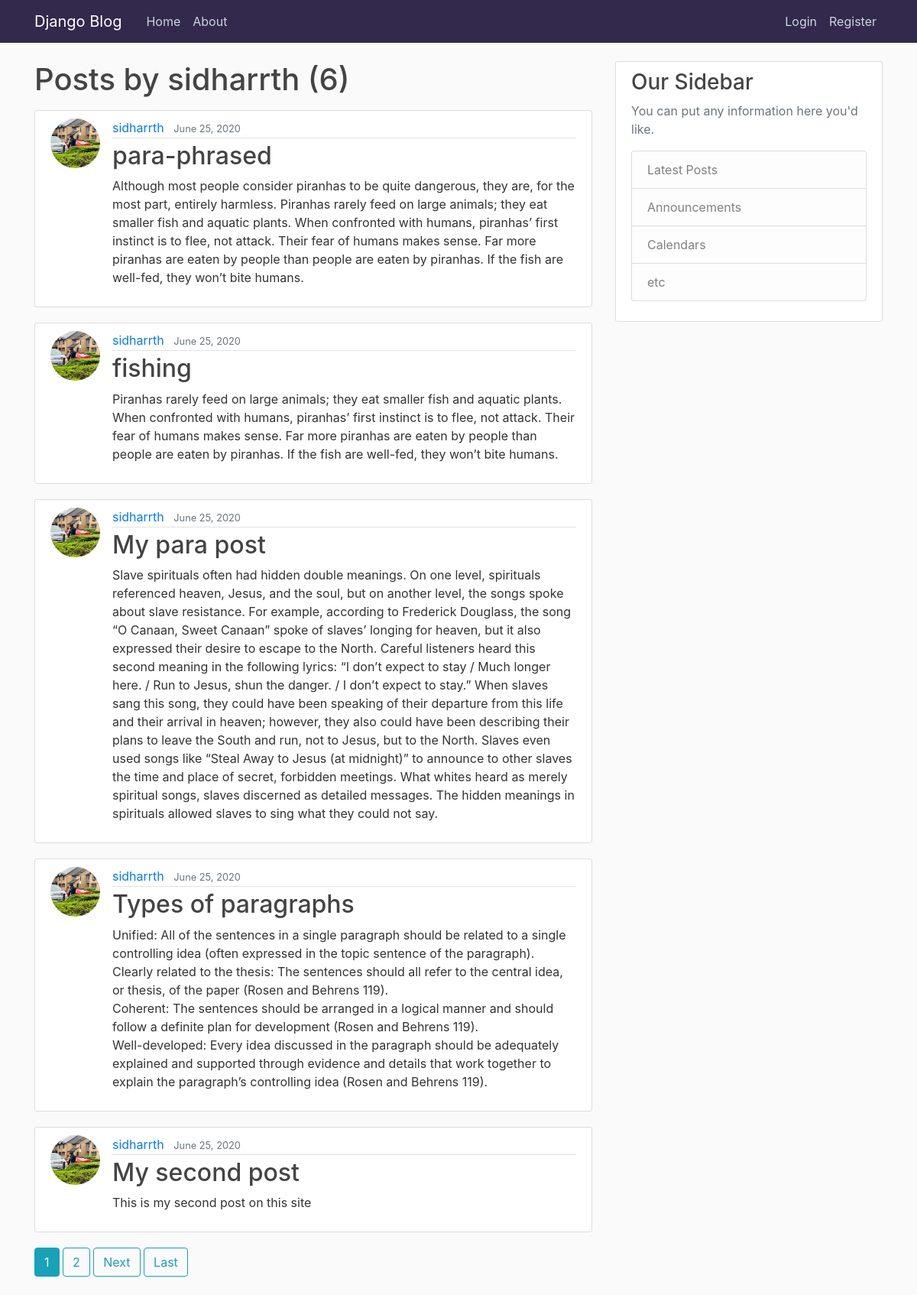
Screenshot of /user/sidharrth with the database file from the repository.
### blog/models.py (models this page shows, shortened)
class Post(models.Model):
    title = models.CharField(max_length=100)
    content = models.TextField()
    date_posted = models.DateTimeField(default=timezone.now)
    author = models.ForeignKey(User, on_delete=models.CASCADE)

### users/models.py (models this page shows, shortened)
class Profile(models.Model):
    user = models.OneToOneField(User, on_delete=models.CASCADE)
    image = models.ImageField(default='default.jpg', upload_to='profile_pics')

### blog/views.py (the view)
# urls.py: path('user/<str:username>', UserPostListView.as_view(), name='user-posts'),
class UserPostListView(ListView):
    model = Post
    template_name = 'blog/user_posts.html'  # <app>/<model>_<viewtype>.html
    context_object_name = 'posts'
    paginate_by = 5
    def get_queryset(self):
        user = get_object_or_404(User, username=self.kwargs.get('username'))
        return Post.objects.filter(author=user).order_by('-date_posted')

### blog/templates/blog/user_posts.html (shortened to what this page needs)
{% extends "blog/base.html" %}
{% block content %}
<h1 class="mb-3">Posts by {{view.kwargs.username}} ({{page_obj.paginator.count}})</h1>
    {% for post in posts %}
        <article class="media content-section">
          <img class="rounded-circle article-img" src="{{post.author.profile.image.url}}" alt="">
          <div class="media-body">
            <div class="article-metadata">
              <a class="mr-2" href="{% url 'user-posts'  post.author.username %}">{{ post.author }}</a>
              <small class="text-muted">{{ post.date_posted|date:"F d, Y" }}</small>
            </div>
            <h2><a class="article-title" href="{% url 'post-detail' post.id %}">{{ post.title }}</a></h2>
            <p class="article-content">{{ post.content }}</p>
          </div>
        </article>
    {% endfor %}
    {% if is_paginated %}
        {% for num in page_obj.paginator.page_range %}
        {%if page_obj.number == num %}
        <a class="btn btn-info mb-4" href="?page={{ num }}">{{ num }}</a>
        {% elif num > page_obj.number|add:'-3' and num < page_obj.number|add:'3' %}
        <a class="btn btn-outline-info mb-4" href="?page={{num}}">{{ num }}</a>
        {% endif %}
        {% endfor %}
        {% if page_obj.has_next %}
        <a class="btn btn-outline-info mb-4" href="?page={{page_obj.next_page_number}}">Next</a>
        <a class="btn btn-outline-info mb-4" href="?page={{page_obj.paginator.num_pages}}">Last</a>
        {% endif %}
    {% endif %}
{% endblock content %}

### blog/static/blog/main.css (style rules this page uses)
body { background: #fafafa; color: #333333; margin-top: 5rem; }
h1, h2, h3, h4, h5, h6 { color: #444444; }
.content-section { background: #ffffff; padding: 10px 20px; border: 1px solid #dddddd; border-radius: 3px; margin-bottom: 20px; }
.article-title { color: #444444; }
.article-content { white-space: pre-line; }
.article-img { height: 65px; width: 65px; margin-right: 16px; }
.article-metadata { padding-bottom: 1px; margin-bottom: 4px; border-bottom: 1px solid #e3e3e3 }

### rows the page displays
Post: author.profile.image (picture), author "sidharrth", date_posted "June 25, 2020", title "para-phrased", content "Although most people consider piranhas to be quite dangerous, they are, for the most part, entirely harmless. Piranhas rarely feed on large animals; they eat smaller fish and aquatic plants. When confronted with humans, piranhas’ first instinct is to flee, not attack. Their fear of humans makes sense. Far more piranhas are eaten by people than people are eaten by piranhas. If the fish are well-fed, they won’t bite humans."
Post: author.profile.image (picture), author "sidharrth", date_posted "June 25, 2020", title "fishing", content "Piranhas rarely feed on large animals; they eat smaller fish and aquatic plants. When confronted with humans, piranhas’ first instinct is to flee, not attack. Their fear of humans makes sense. Far more piranhas are eaten by people than people are eaten by piranhas. If the fish are well-fed, they won’t bite humans."
Post: author.profile.image (picture), author "sidharrth", date_posted "June 25, 2020", title "My para post", content "Slave spirituals often had hidden double meanings. On one level, spirituals referenced heaven, Jesus, and the soul, but on another level, the songs spoke about slave resistance. For example, according to Frederick Douglass, the song “O Canaan, Sweet Canaan” spoke of slaves’ longing for heaven, but it also expressed their desire to escape to the North. Careful listeners heard this second meaning in the following lyrics: “I don’t expect to stay / Much longer here. / Run to Jesus, shun the danger. / I don’t expect to stay.” When slaves sang this song, they could have been speaking of their departure from this life and their arrival in heaven; however, they also could have been describing their…"
Post: author.profile.image (picture), author "sidharrth", date_posted "June 25, 2020", title "Types of paragraphs", content "Unified: All of the sentences in a single paragraph should be related to a single controlling idea (often expressed in the topic sentence of the paragraph). Clearly related to the thesis: The sentences should all refer to the central idea, or thesis, of the paper (Rosen and Behrens 119). Coherent: The sentences should be arranged in a logical manner and should follow a definite plan for development (Rosen and Behrens 119). Well-developed: Every idea discussed in the paragraph should be adequately explained and supported through evidence and details that work together to explain the paragraph’s controlling idea (Rosen and Behrens 119)."
Post: author.profile.image (picture), author "sidharrth", date_posted "June 25, 2020", title "My second post", content "This is my second post on this site"

### other values shown
{{ view.kwargs.username }} "sidharrth"
{{ page_obj.paginator.count }} "6"
{{ num }} "1"
{{ num }} "2"
